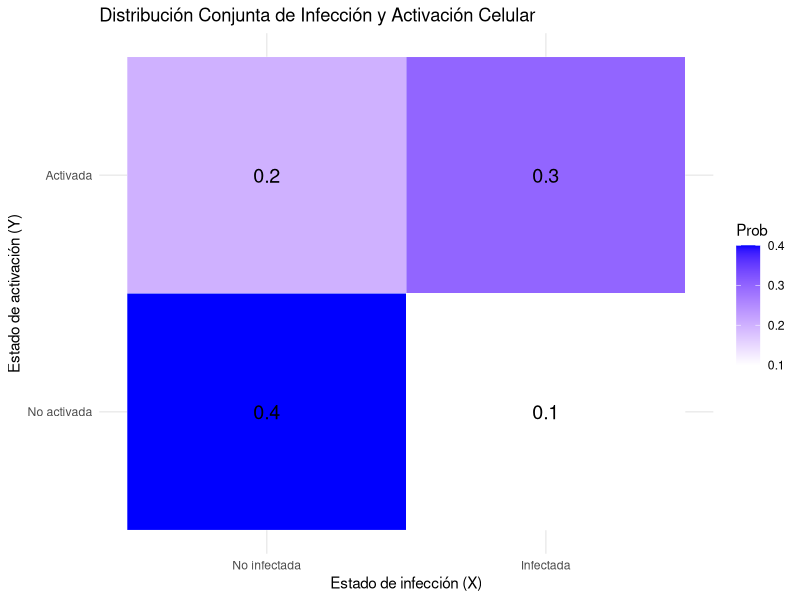
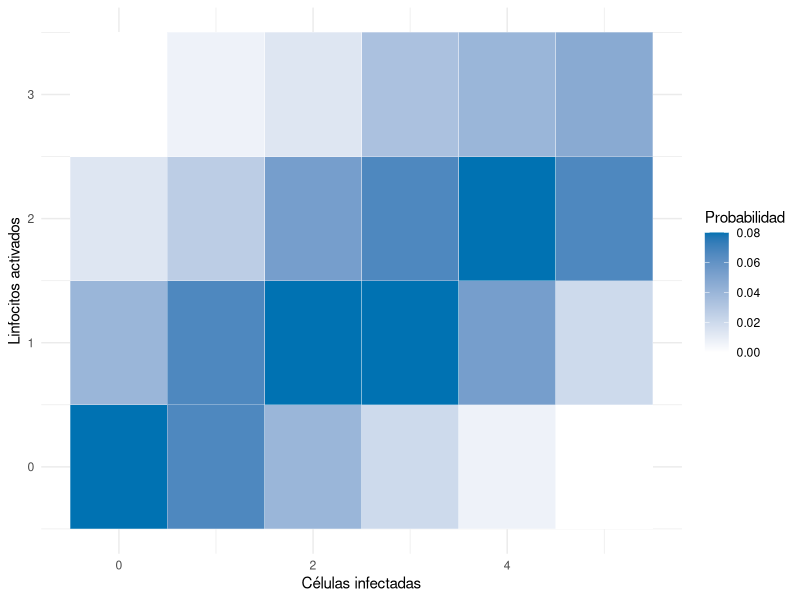
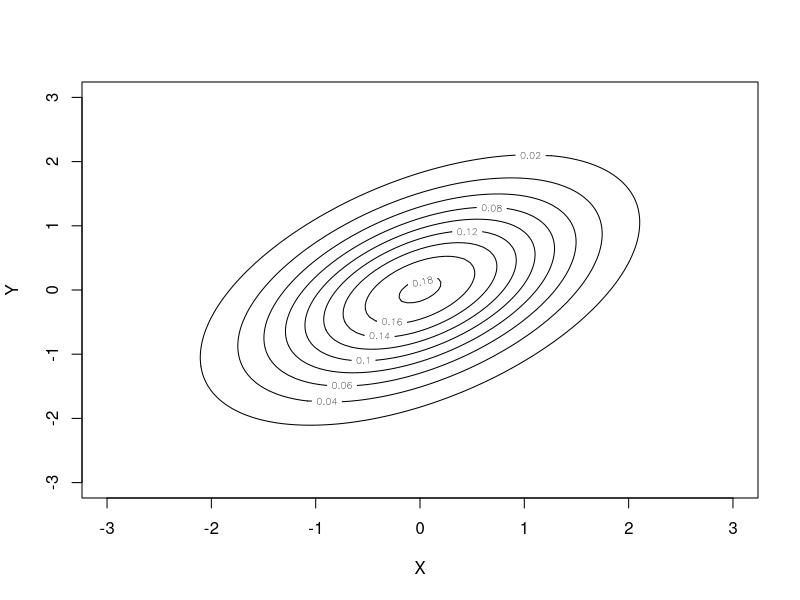

Write the R code that produced these figures, in order.
## ---- chunk 1
library(ggplot2)

# Crear los datos de la distribución conjunta
data <- expand.grid(X = c(0, 1), Y = c(0, 1))
data$Prob <- c(0.4, 0.1, 0.2, 0.3)

# Crear el gráfico
p <- ggplot(data, aes(x = factor(X, labels = c("No infectada", "Infectada")),
                      y = factor(Y, labels = c("No activada", "Activada")))) +
  geom_tile(aes(fill = Prob), color = "white") +
  scale_fill_gradient(low = "white", high = "blue") +
  geom_text(aes(label = round(Prob, 2)), size = 5) +
  labs(x = "Estado de infección (X)", y = "Estado de activación (Y)", 
       title = "Distribución Conjunta de Infección y Activación Celular") +
  theme_minimal()

p
## ---- chunk 2
u4_counts <- matrix(c(12,6,2,0, 10,10,4,1, 6,12,8,2,
                      3,12,10,5, 1,8,12,6, 0,3,10,7),
                    nrow = 6, byrow = TRUE)
u4_count_display <- matrix(ifelse(u4_counts == 0, "0",
                                  paste0(u4_counts, "/150")), nrow = 6)
u4_count_display <- data.frame(`$X$ / $Y$` = 0:5,
                               u4_count_display, check.names = FALSE)
names(u4_count_display)[-1] <- 0:3
knitr::kable(u4_count_display, row.names = FALSE, escape = FALSE,
             booktabs = TRUE, longtable = FALSE, align = "c")
## ---- chunk 3
prob_table <- matrix(c(12, 6, 2, 0,
                       10, 10, 4, 1,
                       6, 12, 8, 2,
                       3, 12, 10, 5,
                       1, 8, 12, 6,
                       0, 3, 10, 7), nrow = 6, byrow = TRUE) / 150
stopifnot(abs(sum(prob_table) - 1) < 1e-12)

# Asignar nombres a las filas y columnas
rownames(prob_table) <- 0:5
colnames(prob_table) <- 0:3

# Mostrar la tabla

prob_table

# Calcular la probabilidad de (X = 2, Y = 1)
prob_X2_Y1 <- prob_table["2", "1"]
cat("P(X = 2, Y = 1) =", prob_X2_Y1, "\n")

# Calcular la probabilidad de (X < 3, Y < 2)
prob_X_lt_3_Y_lt_2 <- sum(prob_table[1:3, 1:2])
cat("P(X < 3, Y < 2) =", prob_X_lt_3_Y_lt_2, "\n")
## ---- chunk 4
u4_grid <- expand.grid(X = 0:5, Y = 0:3)
u4_grid$prob <- as.vector(prob_table)
ggplot(u4_grid, aes(X, Y, fill = prob)) +
  geom_tile(color = "white") +
  scale_fill_gradient(low = "white", high = "#0072B2") +
  labs(x = "Células infectadas", y = "Linfocitos activados", fill = "Probabilidad") +
  theme_minimal()
## ---- chunk 5
dmultinom(c(1, 1, 0), size = 2, prob = rep(1/3, 3))
dbinom(0:2, size = 2, prob = 1/3)
## ---- chunk 6
u4_support <- outer(0:5, 0:5, Vectorize(function(x, y) {
  if (x + y <= 5) sprintf("(%d,%d,%d)", x, y, 5-x-y) else ""
}))
u4_support <- data.frame(`$X_1$ / $X_2$` = 0:5,
                         u4_support, check.names = FALSE)
names(u4_support)[-1] <- 0:5
knitr::kable(u4_support, row.names = FALSE, escape = FALSE,
             booktabs = TRUE, longtable = FALSE, align = "c")
## ---- chunk 7
u4_joint <- outer(0:5, 0:5, Vectorize(function(x, y) {
  if (x + y <= 5) dmultinom(c(x, y, 5-x-y), prob = c(.6, .2, .2)) else 0
}))
u4_display <- matrix(sprintf("%.4f", u4_joint), nrow = 6)
u4_display[row(u4_display) + col(u4_display) > 7] <- ""
u4_display <- data.frame(`$X_1$ / $X_2$` = 0:5,
                         u4_display, check.names = FALSE)
names(u4_display)[-1] <- 0:5
knitr::kable(u4_display, row.names = FALSE, escape = FALSE,
             booktabs = TRUE, longtable = FALSE, align = "c")
## ---- chunk 8
integrate(function(x) 2*x, 0, 1)$value
integrate(function(y) rep(2, length(y)), 0, 1/4)$value
## ---- chunk 9
u4_dnorm2 <- function(x, y, rho = 0.5) {
  exp(-(x^2 - 2*rho*x*y + y^2)/(2*(1-rho^2))) /
    (2*pi*sqrt(1-rho^2))
}
u4_axis <- seq(-3, 3, length.out = 101)
contour(u4_axis, u4_axis, outer(u4_axis, u4_axis, u4_dnorm2),
        xlab = "X", ylab = "Y")
# Comprobación de la marginal en X = 1
u4_marginal <- integrate(function(y) u4_dnorm2(1, y), -Inf, Inf)$value
c(integral = u4_marginal, normal = dnorm(1))
stopifnot(abs(u4_marginal - dnorm(1)) < 1e-7)
## ---- chunk 10
# Valores originales
mu <- c(100, 50)
sigma <- c(15, 10)
rho <- 0.5

# Condicionar X dado Y = 60
y_cond <- 60
mu_cond <- mu[1] + rho * (sigma[1]/sigma[2]) * (y_cond - mu[2])
sigma_cond <- sqrt(1 - rho^2) * sigma[1]

# Mostrar la media y desviación estándar condicionales
mu_cond
sigma_cond
